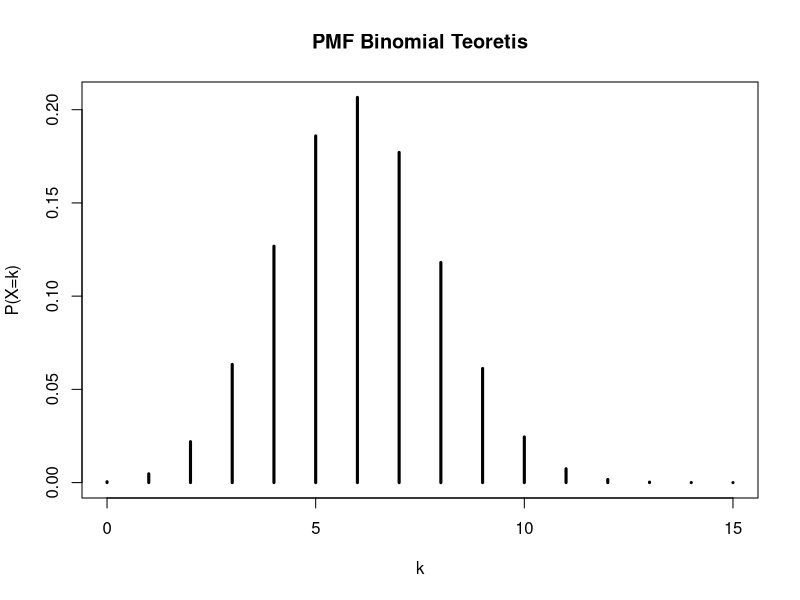
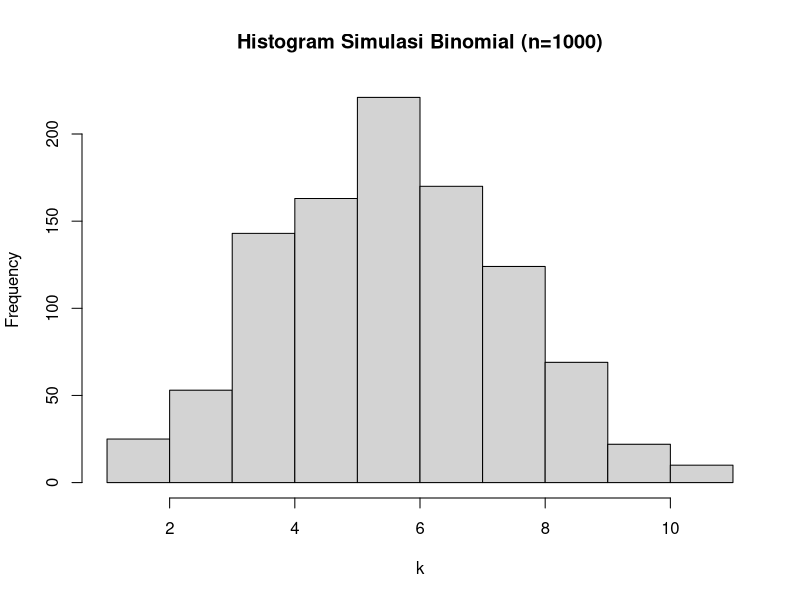

Here is the R script that generated these plots, in order:

# JAWABAN SOAL 1 (Poisson)

# Model: X ~ Poisson(lambda = 3)
lambda <- 3

# menghitung P(X >= 5) = 1 - P(X <= 4)
p_x_geq_5 <- 1 - ppois(4, lambda = lambda)
# menggunakan lower.tail = FALSE:
p_x_geq_5 <- ppois(4, lambda = lambda, lower.tail = FALSE)

cat("P(X >= 5) =", p_x_geq_5, "\n")



# JAWABAN SOAL 2 (Hipergeometrik)

N <- 100
K <- 20
n <- 10
k <- 0:n

# Fungsi Masa Peluang (PMF)
pmf_hyper <- dhyper(k, m = K, n = N - K, k = n)

# tabel PMF
data.frame(Jumlah_Bola_Merah = k, Peluang = pmf_hyper)




# JAWABAN SOAL 3 
set.seed(2025)
n <- 15
p <- 0.4

#Plot PMF Teoretis
x <- 0:n
pmf <- dbinom(x, size = n, prob = p)
plot(x, pmf, type = "h", lwd = 3, main = "PMF Binomial Teoretis", xlab = "k", ylab = "P(X=k)")

#Simulasi 1.000 percobaan
n_sim <- 1000
simulasi <- rbinom(n_sim, size = n, prob = p)

#Histogram hasil simulasi
hist(simulasi, main = "Histogram Simulasi Binomial (n=1000)", xlab = "k")
